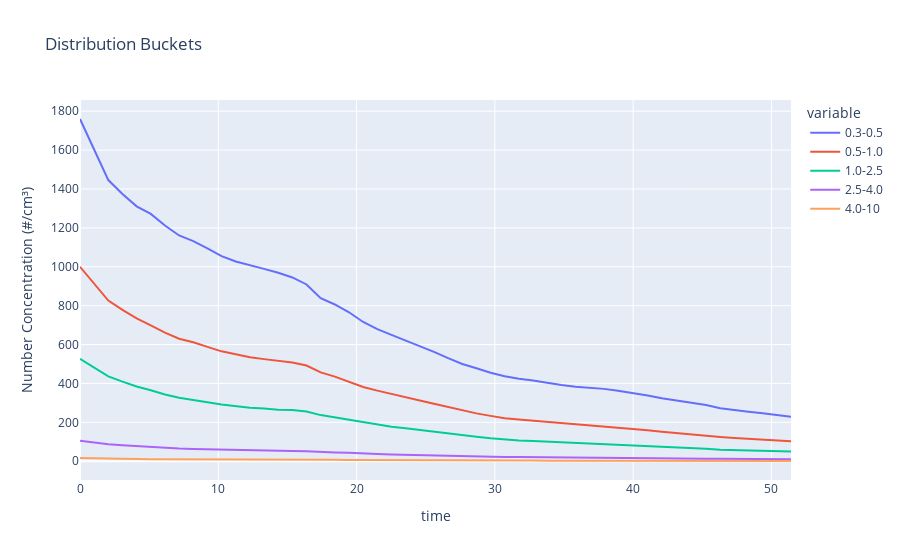

The notebook cell saved with this chart:
### Code cell
# print summary statistics for 'typical' column, these describe average particle size
print(df.drop([x for x in df.columns.values.tolist() if x not in ['typical']], axis=1).describe())

# create dataframe of particle size buckets
df_dist = pd.DataFrame(columns=['time', '0.3-0.5', '0.5-1.0', '1.0-2.5', '2.5-4.0', '4.0-10'])
df_dist['time'] = df.time.copy()
df_dist['0.3-0.5'] = df['nPM0.5'].copy()
df_dist['0.5-1.0'] = df['nPM1.0'] - df['nPM0.5']
df_dist['1.0-2.5'] = df['nPM2.5'] - df['nPM1.0']
df_dist['2.5-4.0'] = df['nPM4.0'] - df['nPM2.5']
df_dist['4.0-10'] = df['nPM10'] - df['nPM4.0']

df_dist.set_index('time').plot(title='Distribution Buckets', kind='line', labels= {'value': 'Number Concentration (#/cm³)'})

### Figure 1 — Plotly figure (JSON) as saved in the notebook; plotly's stock layout.template omitted (floating-point values rounded to 4 significant figures)
{"data": [{"hovertemplate": "variable=0.3-0.5<br>time=%{x}<br>Number Concentration (#/cm³)=%{y}<extra></extra>", "legendgroup": "0.3-0.5", "line": {"color": "#636efa", "dash": "solid"}, "marker": {"symbol": "circle"}, "mode": "lines", "name": "0.3-0.5", "orientation": "v", "showlegend": true, "type": "scatter", "x": [0, 1.024, 2.048, 3.071, 4.095, 5.119, 6.143, 7.167, 8.191, 9.214, 10.24, 11.26, 12.29, 13.31, 14.33, 15.36, 16.38, 17.4, 18.43, 19.45, 20.48, 21.5, 22.52, 23.55, 24.57, 25.6, 26.62, 27.64, 28.67, 29.69, 30.71, 31.74, 32.76, 33.79, 34.81, 35.83, 36.86, 37.88, 38.91, 40.02, 41.05, 42.07, 43.22, 44.25, 45.27, 46.3, 47.32, 48.34, 49.37, 50.39, 51.42], "xaxis": "x", "y": [1760, 1604, 1446, 1374, 1311, 1272, 1212, 1161, 1132, 1095, 1055, 1027, 1006, 989, 969, 945, 909, 838, 806, 766, 716, 679, 650, 621, 593, 562, 530, 500, 478, 455, 437, 424, 415, 403, 392, 383, 378, 372, 362, 351, 338, 324, 311, 300, 289, 272, 262, 254, 246, 238, 229], "yaxis": "y"}, {"hovertemplate": "variable=0.5-1.0<br>time=%{x}<br>Number Concentration (#/cm³)=%{y}<extra></extra>", "legendgroup": "0.5-1.0", "line": {"color": "#EF553B", "dash": "solid"}, "marker": {"symbol": "circle"}, "mode": "lines", "name": "0.5-1.0", "orientation": "v", "showlegend": true, "type": "scatter", "x": [0, 1.024, 2.048, 3.071, 4.095, 5.119, 6.143, 7.167, 8.191, 9.214, 10.24, 11.26, 12.29, 13.31, 14.33, 15.36, 16.38, 17.4, 18.43, 19.45, 20.48, 21.5, 22.52, 23.55, 24.57, 25.6, 26.62, 27.64, 28.67, 29.69, 30.71, 31.74, 32.76, 33.79, 34.81, 35.83, 36.86, 37.88, 38.91, 40.02, 41.05, 42.07, 43.22, 44.25, 45.27, 46.3, 47.32, 48.34, 49.37, 50.39, 51.42], "xaxis": "x", "y": [1000, 913, 826, 778, 734, 699, 661, 630, 612, 588, 565, 550, 535, 525, 516, 508, 492, 457, 435, 410, 382, 363, 345, 330, 312, 295, 278, 260, 246, 233, 221, 214, 208, 201, 195, 190, 185, 180, 173, 166, 159, 151, 143, 137, 131, 124, 119, 115, 112, 107, 103], "yaxis": "y"}, {"hovertemplate": "variable=1.0-2.5<br>time=%{x}<br>Number Concentration (#/cm³)=%{y}<extra></extra>", "legendgroup": "1.0-2.5", "line": {"color": "#00cc96", "dash": "solid"}, "marker": {"symbol": "circle"}, "mode": "lines", "name": "1.0-2.5", "orientation": "v", "showlegend": true, "type": "scatter", "x": [0, 1.024, 2.048, 3.071, 4.095, 5.119, 6.143, 7.167, 8.191, 9.214, 10.24, 11.26, 12.29, 13.31, 14.33, 15.36, 16.38, 17.4, 18.43, 19.45, 20.48, 21.5, 22.52, 23.55, 24.57, 25.6, 26.62, 27.64, 28.67, 29.69, 30.71, 31.74, 32.76, 33.79, 34.81, 35.83, 36.86, 37.88, 38.91, 40.02, 41.05, 42.07, 43.22, 44.25, 45.27, 46.3, 47.32, 48.34, 49.37, 50.39, 51.42], "xaxis": "x", "y": [527, 482, 436, 409, 384, 365, 343, 326, 316, 303, 292, 284, 275, 271, 265, 263, 256, 237, 225, 212, 198, 186, 177, 170, 161, 152, 141, 133, 126, 118, 112, 107, 104, 101, 97, 95, 92, 89, 86, 82, 78, 74, 70, 67, 64, 59, 57, 55, 53, 51, 50], "yaxis": "y"}, {"hovertemplate": "variable=2.5-4.0<br>time=%{x}<br>Number Concentration (#/cm³)=%{y}<extra></extra>", "legendgroup": "2.5-4.0", "line": {"color": "#ab63fa", "dash": "solid"}, "marker": {"symbol": "circle"}, "mode": "lines", "name": "2.5-4.0", "orientation": "v", "showlegend": true, "type": "scatter", "x": [0, 1.024, 2.048, 3.071, 4.095, 5.119, 6.143, 7.167, 8.191, 9.214, 10.24, 11.26, 12.29, 13.31, 14.33, 15.36, 16.38, 17.4, 18.43, 19.45, 20.48, 21.5, 22.52, 23.55, 24.57, 25.6, 26.62, 27.64, 28.67, 29.69, 30.71, 31.74, 32.76, 33.79, 34.81, 35.83, 36.86, 37.88, 38.91, 40.02, 41.05, 42.07, 43.22, 44.25, 45.27, 46.3, 47.32, 48.34, 49.37, 50.39, 51.42], "xaxis": "x", "y": [105, 96, 87, 82, 77, 73, 68, 65, 63, 61, 58, 56, 55, 54, 53, 52, 51, 47, 45, 43, 39, 37, 35, 33, 32, 30, 29, 26, 25, 23, 22, 22, 21, 21, 20, 19, 19, 18, 17, 17, 16, 14, 14, 13, 12, 12, 11, 11, 11, 10, 10], "yaxis": "y"}, {"hovertemplate": "variable=4.0-10<br>time=%{x}<br>Number Concentration (#/cm³)=%{y}<extra></extra>", "legendgroup": "4.0-10", "line": {"color": "#FFA15A", "dash": "solid"}, "marker": {"symbol": "circle"}, "mode": "lines", "name": "4.0-10", "orientation": "v", "showlegend": true, "type": "scatter", "x": [0, 1.024, 2.048, 3.071, 4.095, 5.119, 6.143, 7.167, 8.191, 9.214, 10.24, 11.26, 12.29, 13.31, 14.33, 15.36, 16.38, 17.4, 18.43, 19.45, 20.48, 21.5, 22.52, 23.55, 24.57, 25.6, 26.62, 27.64, 28.67, 29.69, 30.71, 31.74, 32.76, 33.79, 34.81, 35.83, 36.86, 37.88, 38.91, 40.02, 41.05, 42.07, 43.22, 44.25, 45.27, 46.3, 47.32, 48.34, 49.37, 50.39, 51.42], "xaxis": "x", "y": [16, 14, 12, 11, 11, 10, 10, 10, 9, 9, 8, 9, 8, 7, 8, 8, 7, 7, 7, 6, 6, 6, 6, 5, 4, 4, 4, 4, 3, 4, 3, 3, 3, 2, 2, 3, 2, 3, 2, 2, 2, 3, 2, 2, 2, 2, 2, 1, 1, 2, 1], "yaxis": "y"}], "layout": {"legend": {"title": {"text": "variable"}, "tracegroupgap": 0}, "title": {"text": "Distribution Buckets"}, "xaxis": {"anchor": "y", "domain": [0, 1], "title": {"text": "time"}}, "yaxis": {"anchor": "x", "domain": [0, 1], "title": {"text": "Number Concentration (#/cm³)"}}}}
